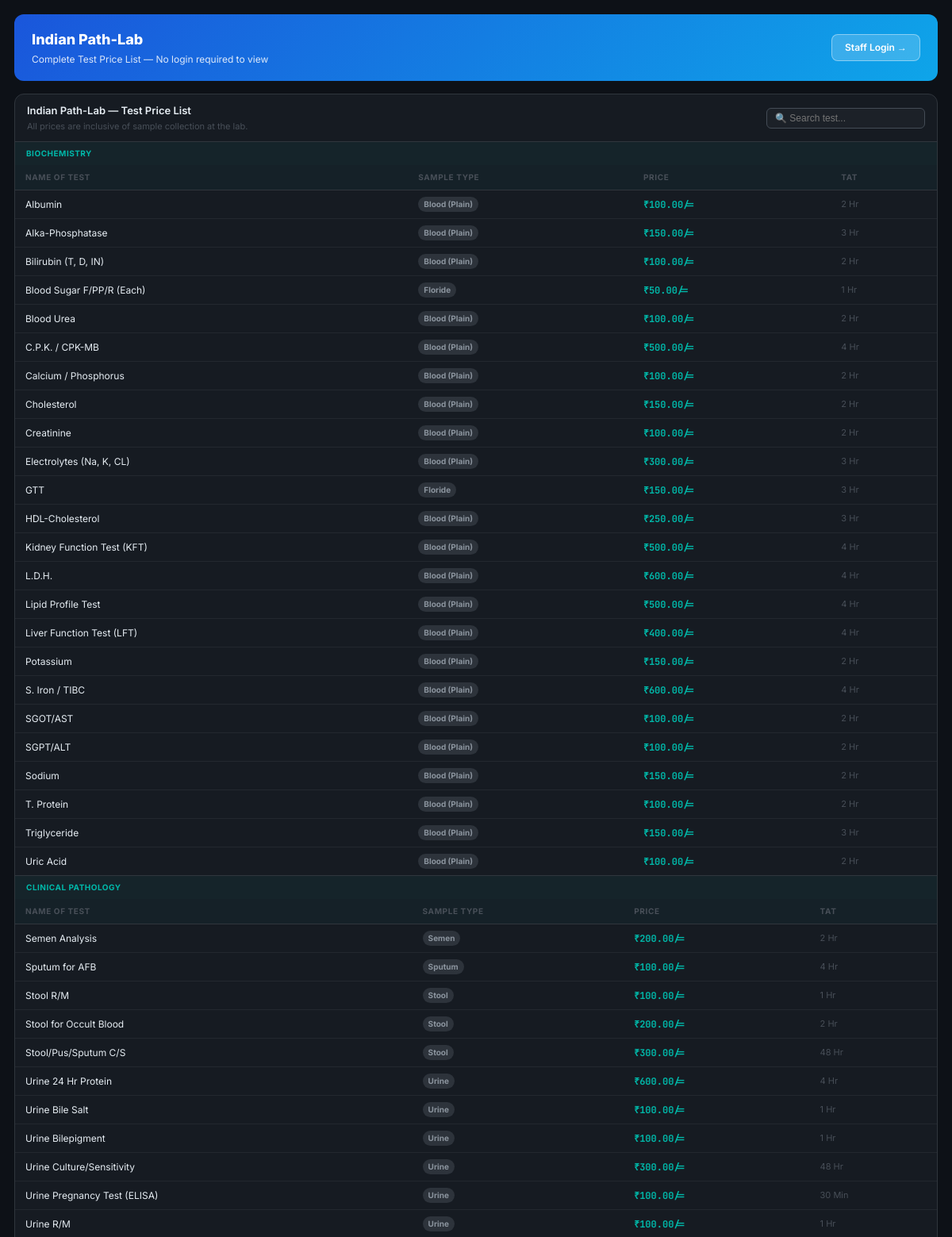
Page /rate-list/ (upper part) on the committed database.
### lab/models.py (models this page shows, shortened)
class LabSettings(models.Model):
    lab_name        = models.CharField(max_length=200, default='Indian Path-Lab')
    tagline         = models.CharField(max_length=200, default='AN ISO 9001:2015 CERTIFIED LAB')
    unit_text       = models.CharField(max_length=200, default='A UNIT OF PMEGP GOVT. OF INDIA')
    nabl_text       = models.CharField(max_length=300, blank=True, default='NABL',
                                       help_text='Accreditation/certification text (e.g. NABL, ISO 9001:2015). Shown on reports.')
    pro_suite_password = models.CharField(max_length=100, default='Jatin123',
                                          help_text='Password to unlock Pro Suite (Payments, Finance, etc.)')
    email           = models.EmailField(default='indianpathlab@gmail.com')
    phone           = models.CharField(max_length=100, default='9213303786, 9971404170')
    address         = models.TextField(default='C-451, Gali No. 5, Old Mustafabad,\n(Lovely Public School Market)\nNear Tirpal Factory, DELHI-110094')
    logo_image      = models.ImageField(upload_to='branding/', null=True, blank=True,
                                        help_text='Upload lab logo (shown in PDF header)')
    letterhead_image= models.ImageField(upload_to='branding/', null=True, blank=True,
                                        help_text='Full letterhead image (replaces entire header in PDF if set)')
    signature_ansari= models.ImageField(upload_to='branding/', null=True, blank=True,
                                        help_text='Dr. M. Ahmad Ansari signature image')
    signature_saleem= models.ImageField(upload_to='branding/', null=True, blank=True,
                                        help_text='Dr. M. Saleem signature image')
    signature_kumar = models.ImageField(upload_to='branding/', null=True, blank=True,
                                        help_text='N. Kumar signature image')
    signature_maurya= models.ImageField(upload_to='branding/', null=True, blank=True,
                                        help_text='Dr. V.P. Maurya signature image')
    signer1_name    = models.CharField(max_length=100, default='Dr. M. SALEEM')
    signer1_qual    = models.CharField(max_length=200, default='(MD)\n(LabIncharge)')
    signer2_name    = models.CharField(max_length=100, default='N.KUMAR')
    signer2_qual    = models.CharField(max_length=200, default='(MLT)\n(Sr.Lab Tech.)')
    signer3_name    = models.CharField(max_length=100, default='Dr. V.P.MAURYA')
    signer3_qual    = models.CharField(max_length=200, default='MBBS(AM),B.Sc. MLT\n(Sr.Lab Tech.)')
    signer4_name    = models.CharField(max_length=100, default='Dr. M. AHMAD ANSARI')
    signer4_qual    = models.CharField(max_length=200, default='Consultant Biochemistry\nPhD.( AIIMS)')
    signer_image_height = models.PositiveIntegerField(default=30, help_text='Signature image height in PDF/Print (px). Controls size of uploaded signature images.')
    report_font_size    = models.PositiveIntegerField(default=12, help_text='Base font size for printed/PDF reports (pt). Recommended: 10–14.')
    footer_image    = models.ImageField(upload_to='branding/', null=True, blank=True,
                                        help_text='Footer letterhead image (shown at bottom of PDF)')
    pdf_footer_text = models.TextField(blank=True,
                                       default='Note : Above Mentioned Finding Are Professional Opinion and Not a Final Diagnosis All Laboratory Test & Other Investigation Results are to be Corelate Clinical Pathology. Discrepancies if any Necessitate Review Repeat of the Test Contact, Laboratory Immediately This Report is for the perusal for physician/Doctors only.\nNot Valid for Medico Legal Purpose (Court Cases)')
    pdf_footer_image= models.ImageField(upload_to='branding/', null=True, blank=True,
                                        help_text='Optional footer image/stamp')
    pdf_header_image= models.ImageField(upload_to='branding/', null=True, blank=True,
                                        help_text='PDF Header image -- shown at top of PDF & Bulk PDF (not in direct print)')
    print_single_margin_top    = models.PositiveIntegerField(default=100, help_text='Single Print - Top margin (px)')
    print_single_margin_bottom = models.PositiveIntegerField(default=96,  help_text='Single Print - Bottom margin (px)')
    print_single_margin_left   = models.PositiveIntegerField(default=0,   help_text='Single Print - Left margin (px)')
    print_single_margin_right  = models.PositiveIntegerField(default=0,   help_text='Single Print - Right margin (px)')
    pdf_single_margin_top      = models.PositiveIntegerField(default=0,   help_text='Single PDF - Top margin (px)')
    pdf_single_margin_bottom   = models.PositiveIntegerField(default=0,   help_text='Single PDF - Bottom margin (px)')
    pdf_single_margin_left     = models.PositiveIntegerField(default=0,   help_text='Single PDF - Left margin (px)')
    pdf_single_margin_right    = models.PositiveIntegerField(default=0,   help_text='Single PDF - Right margin (px)')
    print_bulk_margin_top      = models.PositiveIntegerField(default=100, help_text='Bulk Print - Top margin (px)')
    print_bulk_margin_bottom   = models.PositiveIntegerField(default=96,  help_text='Bulk Print - Bottom margin (px)')
    print_bulk_margin_left     = models.PositiveIntegerField(default=0,   help_text='Bulk Print - Left margin (px)')
    print_bulk_margin_right    = models.PositiveIntegerField(default=0,   help_text='Bulk Print - Right margin (px)')
    pdf_bulk_margin_top        = models.PositiveIntegerField(default=0,   help_text='Bulk PDF - Top margin (px)')
    pdf_bulk_margin_bottom     = models.PositiveIntegerField(default=0,   help_text='Bulk PDF - Bottom margin (px)')
    pdf_bulk_margin_left       = models.PositiveIntegerField(default=0,   help_text='Bulk PDF - Left margin (px)')
    pdf_bulk_margin_right      = models.PositiveIntegerField(default=0,   help_text='Bulk PDF - Right margin (px)')
    print_bill_margin_top      = models.PositiveIntegerField(default=100, help_text='Bill Print - Top margin (px)')
    print_bill_margin_bottom   = models.PositiveIntegerField(default=96,  help_text='Bill Print - Bottom margin (px)')
    print_bill_margin_left     = models.PositiveIntegerField(default=0,   help_text='Bill Print - Left margin (px)')
    print_bill_margin_right    = models.PositiveIntegerField(default=0,   help_text='Bill Print - Right margin (px)')
    pdf_bill_margin_top        = models.PositiveIntegerField(default=0,   help_text='Bill PDF - Top margin (px)')
    pdf_bill_margin_bottom     = models.PositiveIntegerField(default=0,   help_text='Bill PDF - Bottom margin (px)')
    pdf_bill_margin_left       = models.PositiveIntegerField(default=0,   help_text='Bill PDF - Left margin (px)')
    pdf_bill_margin_right      = models.PositiveIntegerField(default=0,   help_text='Bill PDF - Right margin (px)')
    show_timing_bar = models.BooleanField(default=True, help_text='Show timing bar in PDF')
    timing_text     = models.CharField(max_length=200, default='Timing : 9 A.M. to 9 P.M. (Sunday Evening Closed)')
    facilities_text = models.TextField(default='Facilities : X-Ray, E.C.G., Examination of Blood, Urine, Stool, Sputum, Semen & All Spl. Test')
    sms_provider        = models.CharField(max_length=20, default='none',
                            choices=[('none','Disabled'),('msg91','MSG91'),('twilio','Twilio')],
                            help_text='SMS provider to use')
    msg91_auth_key      = models.CharField(max_length=200, blank=True, help_text='MSG91 Auth Key')
    msg91_sender_id     = models.CharField(max_length=10, blank=True, default='IPLABS', help_text='6-char DLT Sender ID')
    msg91_template_id   = models.CharField(max_length=100, blank=True, help_text='MSG91 DLT Template ID')
    twilio_account_sid  = models.CharField(max_length=100, blank=True)
    twilio_auth_token   = models.CharField(max_length=100, blank=True)
    twilio_from_number  = models.CharField(max_length=20, blank=True, help_text='Twilio phone number e.g. +1234567890')
    whatsapp_enabled    = models.BooleanField(default=False)
    whatsapp_token      = models.CharField(max_length=300, blank=True, help_text='Meta Cloud API access token')
    whatsapp_phone_id   = models.CharField(max_length=100, blank=True, help_text='Meta phone number ID')
    razorpay_key_id      = models.CharField(max_length=100, blank=True, help_text='Razorpay Key ID (rzp_live_... or rzp_test_...)')
    razorpay_key_secret  = models.CharField(max_length=100, blank=True, help_text='Razorpay Key Secret')
    razorpay_webhook_secret = models.CharField(max_length=100, blank=True, help_text='Razorpay Webhook Secret')
    his_endpoint_url    = models.CharField(max_length=300, blank=True, help_text='HIS HL7 endpoint URL for sending lab results')
    his_auth_token      = models.CharField(max_length=200, blank=True, help_text='Bearer token for HIS authentication')
    ai_auto_interpret   = models.BooleanField(default=True, help_text='Auto-generate AI interpretation on report finalization')
    openai_api_key      = models.CharField(max_length=200, blank=True, help_text='OpenAI API key for GPT-powered interpretation (optional)')
    landing_patients  = models.CharField(max_length=20, default='5000+', help_text='Hero stat: patients served')
    landing_tests     = models.CharField(max_length=20, default='200+',  help_text='Hero stat: tests available')
    landing_years     = models.CharField(max_length=20, default='10+',   help_text='Hero stat: years experience')
    about_text        = models.TextField(blank=True, default='We are committed to providing accurate, reliable and timely diagnostic services.')
    services_text     = models.TextField(blank=True, default='Comprehensive range of pathology tests covering all major specialties.')
    feedback_email    = models.EmailField(blank=True, help_text='Email to receive feedback submissions (optional)')
    updated_at      = models.DateTimeField(auto_now=True)
    class Meta:
        verbose_name = 'Lab Settings'
        verbose_name_plural = 'Lab Settings'
    @classmethod
    def get(cls):
        obj, _ = cls.objects.get_or_create(pk=1)
        return obj

class Test(models.Model):
    CATEGORIES = [
        ('Haematology','Haematology'),('Biochemistry','Biochemistry'),
        ('Serology','Serology'),('Clinical Pathology','Clinical Pathology'),
        ('Histopathology','Histopathology'),('Hormones','Hormones'),
    ]
    SAMPLES = [
        ('Blood (EDTA)','Blood (EDTA)'),('Blood (Plain)','Blood (Plain)'),
        ('Urine','Urine'),('Stool','Stool'),('Swab','Swab'),
        ('Sputum','Sputum'),('Semen','Semen'),('Tissue','Tissue'),
        ('Sodium Citrate','Sodium Citrate'),('Heparin','Heparin'),('Floride','Floride'),
    ]
    name     = models.CharField(max_length=200)
    full_name = models.CharField(max_length=300, blank=True, help_text='Optional full name (e.g. "Complete Blood Count" for CBC). If set, this shows on reports instead of short name.')
    category = models.CharField(max_length=50, choices=CATEGORIES, default='Haematology')
    price    = models.DecimalField(max_digits=8, decimal_places=2, default=0)
    sample   = models.CharField(max_length=30, choices=SAMPLES, default='Blood (Plain)')
    tat      = models.CharField(max_length=50, blank=True)
    active   = models.BooleanField(default=True)
    class Meta: ordering = ['category','name']

### lab/views.py (the view)
# urls.py: path('rate-list/',              views.rate_list,       name='rate_list'),
def rate_list(request):
    q = request.GET.get('q','').strip()
    tests = Test.objects.filter(active=True).order_by('category','name')
    if q:
        tests = tests.filter(name__icontains=q)
    by_cat = {}
    for t in tests:
        by_cat.setdefault(t.category, []).append(t)
    return render(request, 'lab/rate_list.html', {'by_cat': by_cat, 'q': q})

### lab/templates/lab/rate_list.html (shortened to what this page needs)
{% extends 'lab/base.html' %}
{% block content %}
{% if not user.is_authenticated %}
<div style="background:linear-gradient(135deg,#1a56db,#0ea5e9);color:#fff;padding:18px 22px;border-radius:12px;margin-bottom:16px;display:flex;align-items:center;justify-content:space-between;flex-wrap:wrap;gap:12px">
  <div>
    <div style="font-size:18px;font-weight:800;">{{ LAB_NAME }}</div>
    <div style="font-size:12px;opacity:.85;margin-top:3px;">Complete Test Price List — No login required to view</div>
  </div>
  <a href="{% url 'login' %}" style="background:rgba(255,255,255,.18);color:#fff;border:1px solid rgba(255,255,255,.4);border-radius:8px;padding:7px 16px;font-size:12px;font-weight:600;text-decoration:none;">Staff Login →</a>
</div>
{% endif %}
<div class="card">
  <div class="card-hd">
    <div>
      <div class="card-title">{{ LAB_NAME }} — Test Price List</div>
      <div class="card-sub">All prices are inclusive of sample collection at the lab.</div>
    </div>
    <form method="get" style="display:flex;gap:6px;align-items:center;">
      <input name="q" value="{{ q }}" placeholder="🔍 Search test..."
             style="padding:5px 10px;background:var(--bg3);border:1px solid var(--border2);border-radius:6px;color:var(--txt);font-size:12px;outline:none;width:200px;"
             oninput="this.form.submit()">
    </form>
  </div>
  {% for cat, tests in by_cat.items %}
  <div style="border-bottom:1px solid var(--border)">
    <div style="padding:7px 14px;background:rgba(0,184,169,.06);font-size:10px;font-weight:700;color:var(--teal);text-transform:uppercase;letter-spacing:.5px">{{ cat }}</div>
    <div class="tw"><table>
      <thead><tr><th>Name of Test</th><th>Sample Type</th><th>Price</th><th>TAT</th></tr></thead>
      <tbody>
      {% for t in tests %}<tr>
        <td style="color:var(--txt)">{{ t.name }}</td>
        <td><span class="badge b-gray">{{ t.sample }}</span></td>
        <td style="font-weight:700;color:var(--teal);font-family:var(--mono)">₹{{ t.price }}/=</td>
        <td style="font-size:11px;color:var(--txt3)">{{ t.tat|default:"—" }}</td>
      </tr>{% endfor %}
      </tbody>
    </table></div>
  </div>
  {% empty %}
  <div style="padding:28px;text-align:center;color:var(--txt3)">No tests found.</div>
  {% endfor %}
</div>
{% endblock %}

### rows in the picture
LabSettings: lab_name "Indian Path-Lab"
Test: by_cat "BIOCHEMISTRY", name "Albumin", sample "Blood (Plain)", price "100.00", tat "2 Hr"
Test: name "Alka-Phosphatase", sample "Blood (Plain)", price "150.00", tat "3 Hr"
Test: name "Bilirubin (T, D, IN)", sample "Blood (Plain)", price "100.00", tat "2 Hr"
Test: name "Blood Sugar F/PP/R (Each)", sample "Floride", price "50.00", tat "1 Hr"
Test: name "Blood Urea", sample "Blood (Plain)", price "100.00", tat "2 Hr"
Test: name "C.P.K. / CPK-MB", sample "Blood (Plain)", price "500.00", tat "4 Hr"
Test: name "Calcium / Phosphorus", sample "Blood (Plain)", price "100.00", tat "2 Hr"
Test: name "Cholesterol", sample "Blood (Plain)", price "150.00", tat "2 Hr"
Test: name "Creatinine", sample "Blood (Plain)", price "100.00", tat "2 Hr"
Test: name "Electrolytes (Na, K, CL)", sample "Blood (Plain)", price "300.00", tat "3 Hr"
Test: name "GTT", sample "Floride", price "150.00", tat "3 Hr"
Test: name "HDL-Cholesterol", sample "Blood (Plain)", price "250.00", tat "3 Hr"
Test: name "Kidney Function Test (KFT)", sample "Blood (Plain)", price "500.00", tat "4 Hr"
Test: name "L.D.H.", sample "Blood (Plain)", price "600.00", tat "4 Hr"
Test: name "Lipid Profile Test", sample "Blood (Plain)", price "500.00", tat "4 Hr"
Test: name "Liver Function Test (LFT)", sample "Blood (Plain)", price "400.00", tat "4 Hr"
Test: name "Potassium", sample "Blood (Plain)", price "150.00", tat "2 Hr"
Test: name "S. Iron / TIBC", sample "Blood (Plain)", price "600.00", tat "4 Hr"
Test: name "SGOT/AST", sample "Blood (Plain)", price "100.00", tat "2 Hr"
Test: name "SGPT/ALT", sample "Blood (Plain)", price "100.00", tat "2 Hr"
Test: name "Sodium", sample "Blood (Plain)", price "150.00", tat "2 Hr"
Test: name "T. Protein", sample "Blood (Plain)", price "100.00", tat "2 Hr"
Test: name "Triglyceride", sample "Blood (Plain)", price "150.00", tat "3 Hr"
Test: name "Uric Acid", sample "Blood (Plain)", price "100.00", tat "2 Hr"
Test: category "CLINICAL PATHOLOGY", name "Semen Analysis", sample "Semen", price "200.00", tat "2 Hr"
Test: name "Sputum for AFB", sample "Sputum", price "100.00", tat "4 Hr"
Test: name "Stool R/M", sample "Stool", price "100.00", tat "1 Hr"
Test: name "Stool for Occult Blood", sample "Stool", price "200.00", tat "2 Hr"
Test: name "Stool/Pus/Sputum C/S", sample "Stool", price "300.00", tat "48 Hr"
Test: name "Urine 24 Hr Protein", sample "Urine", price "600.00", tat "4 Hr"
Test: name "Urine Bile Salt", sample "Urine", price "100.00", tat "1 Hr"
Test: name "Urine Bilepigment", sample "Urine", price "100.00", tat "1 Hr"
Test: name "Urine Culture/Sensitivity", sample "Urine", price "300.00", tat "48 Hr"
Test: name "Urine Pregnancy Test (ELISA)", sample "Urine", price "100.00", tat "30 Min"
Test: name "Urine R/M", sample "Urine", price "100.00", tat "1 Hr"
